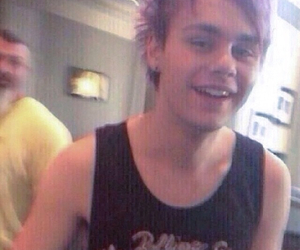
#> input picture Day23/lowquality.jpg, 300 x 250 px
$ python sharpening.py
#> lines starting #> are read from the running program, lines starting #| are printed output that depends on the picture
import cv2
import numpy as np
image = cv2.imread("lowquality.jpg")
#> image is the input picture: shape (250, 300, 3); mean B, G, R 126.7, 123.8, 150.6
sharpen_kernel= np.array([
    [0,-1,0],
    [-1,5,-1],
    [0,-1,0]
    ])
sharpen_img= cv2.filter2D(image,-1,sharpen_kernel)
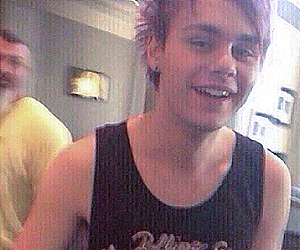
#> sharpen_img: shape (250, 300, 3); mean B, G, R 126.4, 123.6, 150.4

cv2.imshow("Orignal Image",image)
cv2.imshow("Sharpened Image",sharpen_img)
cv2.imwrite("sharp_lowquality.jpg",sharpen_img)
cv2.waitKey(0)
cv2.destroyAllWindows()

$ run again, with Day23/pokhara.jpg copied over Day23/lowquality.jpg
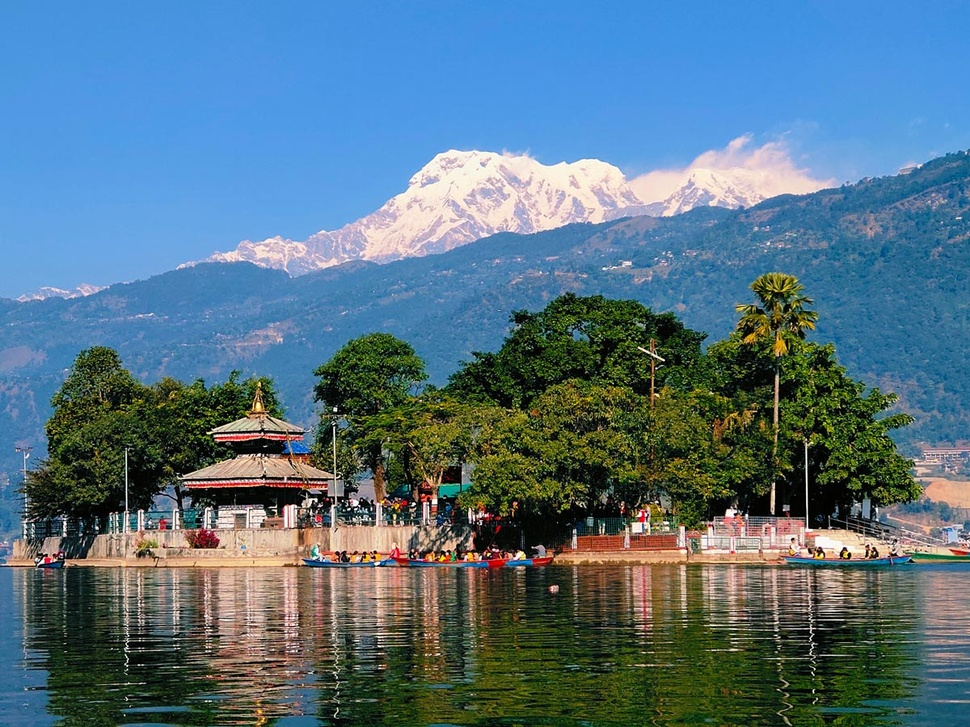
#> input picture Day23/pokhara.jpg, 970 x 727 px, shrunk from 1200 x 900 before the run
#> image is the input picture: shape (727, 970, 3); mean B, G, R 131.7, 114.8, 85.4
#> `sharpen_img= cv2.filter2D(image,-1,sharpen_kernel)`:
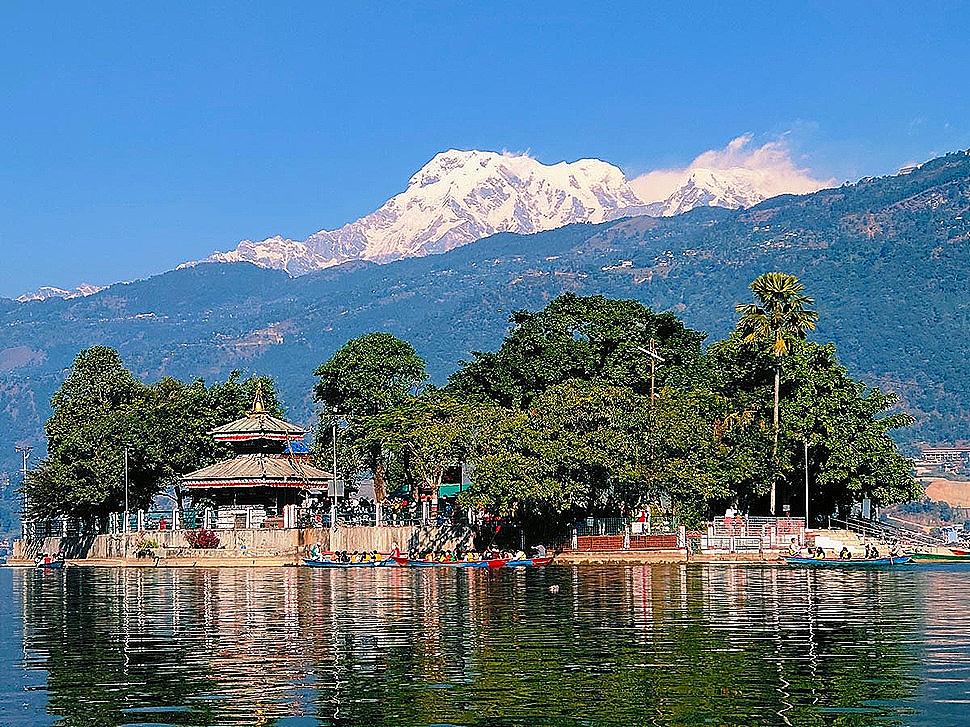
#> sharpen_img: shape (727, 970, 3); mean B, G, R 138.2, 118.5, 89.3

$ run again, with Day23/nepal.webp saved as Day23/lowquality.jpg
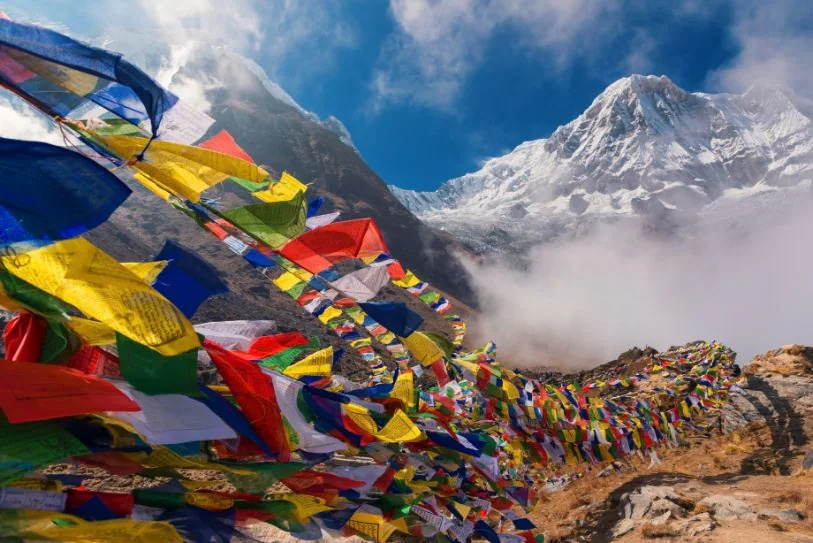
#> input picture Day23/nepal.webp, 813 x 543 px
#> image is the input picture: shape (543, 813, 3); mean B, G, R 109.1, 108.9, 114.8
#> `sharpen_img= cv2.filter2D(image,-1,sharpen_kernel)`:
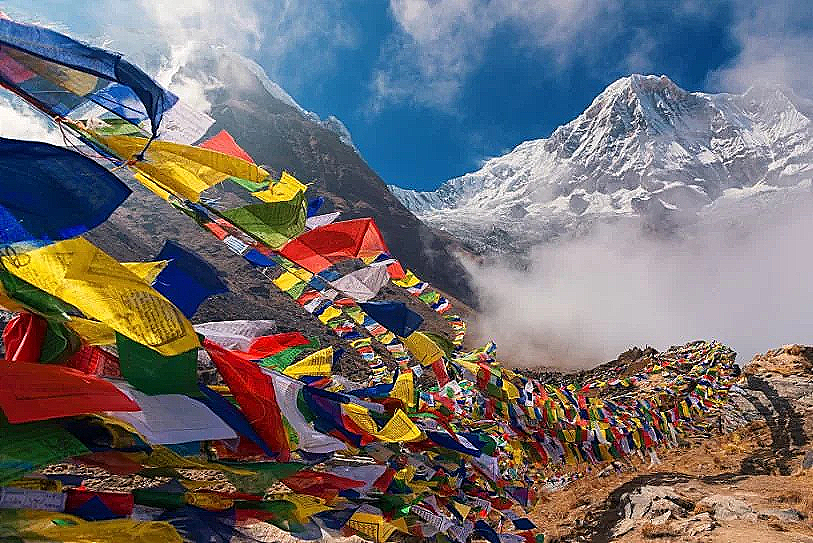
#> sharpen_img: shape (543, 813, 3); mean B, G, R 110.4, 109.5, 114.8
